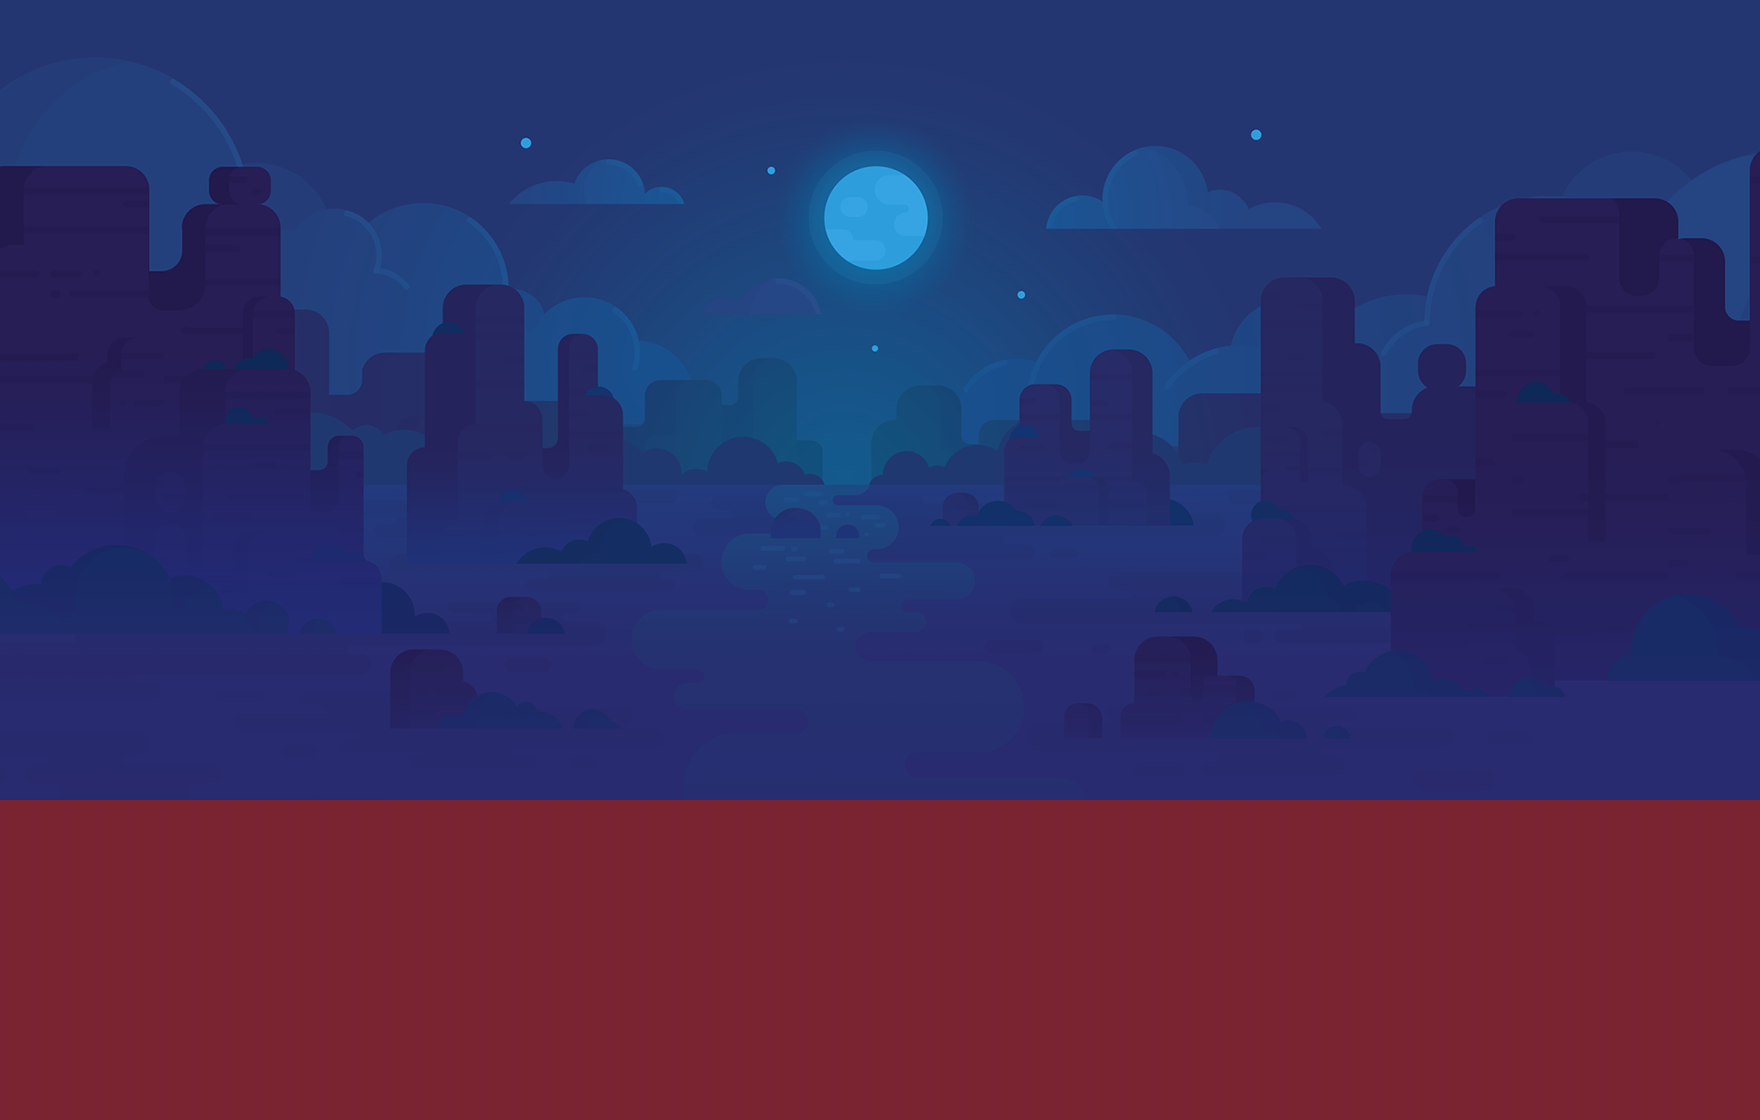

Below is a game level as drawn by its tile map, then a one-line description and the .tmx that defines it (tile-layer data replaced by summaries):
An orthogonal 55x35 tile map with 32x32 px tiles, 2 tile layers (Tile Layer 1, graphics), 2 tilesets and 1 object.

<map version="1.9" tiledversion="1.9.2" orientation="orthogonal" renderorder="right-down" width="55" height="35" tilewidth="32" tileheight="32" infinite="0" nextlayerid="6" nextobjectid="5">
 <tileset firstgid="1" source="fb1.tsx" />
 <tileset firstgid="1981" source="fb2.tsx" />
 <layer id="1" name="Tile Layer 1" width="55" height="35">
  <data>[1925 cells, 1925 non-empty, 1766 distinct tile ids]</data>
 </layer>
 <layer id="4" name="graphics" width="55" height="35">
  <data>[1925 cells, 550 non-empty, 1 distinct tile ids]</data>
 </layer>
 <objectgroup id="5" name="ground">
  <object id="2" x="6" y="808" width="1754" height="314" />
 </objectgroup>
</map>
